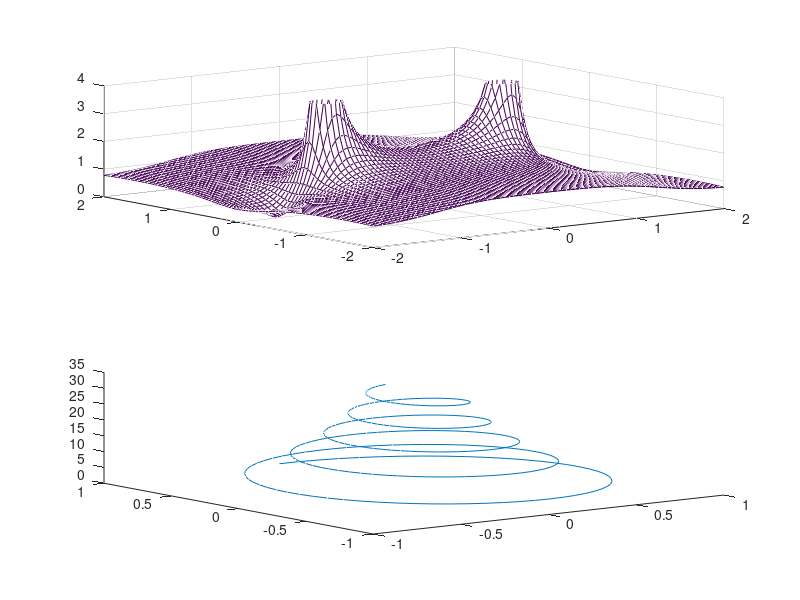

Here is the MATLAB script that generated this plot:
figure;

%% plot method 1 - meshgrid
subplot(2, 1, 1);
[X, Y] = meshgrid(-2: 0.05: 2);
z = -1 .* (cos(X) + 1i .* sin(Y)) ./ (cos(X) + 1i .* sin(Y) - 0.5);
x_z =  (0.5)^z;
mesh(X, Y, abs(z));
axis([-2 2 -2 2 0 4]);

%% plot method 2 - plot3
subplot(2, 1, 2);
t = 0:0.1:10*pi;
x = exp(-0.05 * t) .* sin(t);
y = exp(-0.05 * t) .* cos(t);
z = t;
plot3(x, y, z);